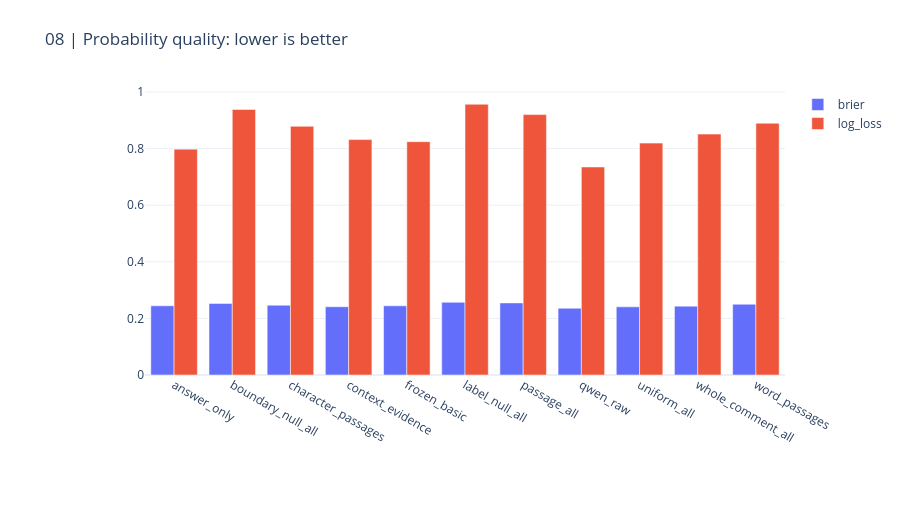

Notebook code for this chart:
### Markdown cell above
## 6. Probability quality and metrics

AUC, per-policy macro AUC, and ranked pooled AUC are distinct. Brier/log loss track probability quality. None is a new hidden Kaggle score.

### Code cell
display(pd.DataFrame(RESULT["pooled_metrics"]))
CHARTS[7].show(renderer="plotly_mimetype")

### Figure 1 — Plotly figure (JSON) as saved in the notebook; plotly's stock layout.template omitted (floating-point values rounded to 4 significant figures)
{"data": [{"name": "brier", "type": "bar", "x": ["answer_only", "boundary_null_all", "character_passages", "context_evidence", "frozen_basic", "label_null_all", "passage_all", "qwen_raw", "uniform_all", "whole_comment_all", "word_passages"], "y": [0.2446, 0.2528, 0.2466, 0.2412, 0.2444, 0.257, 0.2547, 0.2359, 0.2408, 0.2433, 0.2501]}, {"name": "log_loss", "type": "bar", "x": ["answer_only", "boundary_null_all", "character_passages", "context_evidence", "frozen_basic", "label_null_all", "passage_all", "qwen_raw", "uniform_all", "whole_comment_all", "word_passages"], "y": [0.798, 0.9382, 0.8788, 0.8318, 0.8244, 0.9566, 0.92, 0.7349, 0.8193, 0.8511, 0.8895]}], "layout": {"barmode": "group", "height": 530, "margin": {"b": 155, "l": 145, "r": 35, "t": 90}, "title": {"text": "08 | Probability quality: lower is better"}, "xaxis": {"automargin": true}, "yaxis": {"automargin": true}}}
